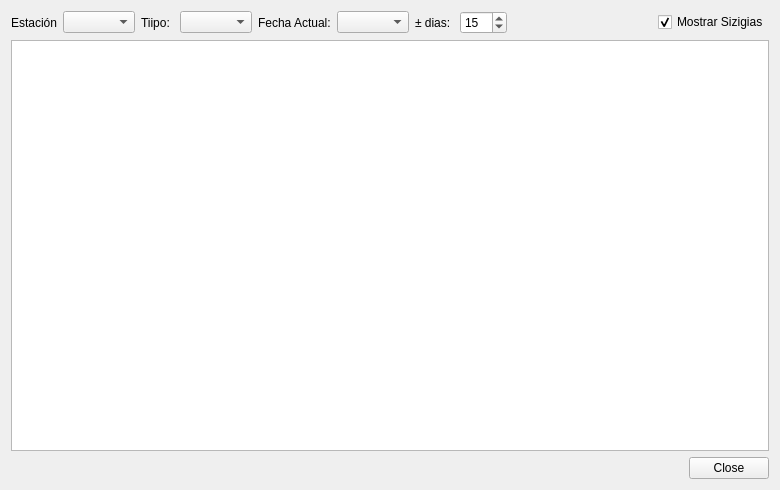
<?xml version="1.0" encoding="UTF-8"?>
<ui version="4.0">
 <class>weatherDisplayWidget</class>
 <widget class="QWidget" name="weatherDisplayWidget">
  <property name="geometry">
   <rect>
    <x>0</x>
    <y>0</y>
    <width>780</width>
    <height>490</height>
   </rect>
  </property>
  <property name="windowTitle">
   <string>Form</string>
  </property>
  <layout class="QVBoxLayout" name="verticalLayout">
   <item>
    <layout class="QHBoxLayout" name="horizontalLayout">
     <item>
      <widget class="QLabel" name="label_4">
       <property name="text">
        <string>Estación</string>
       </property>
      </widget>
     </item>
     <item>
      <widget class="QComboBox" name="cboEstacion"/>
     </item>
     <item>
      <widget class="QLabel" name="label_3">
       <property name="text">
        <string>Tiipo: </string>
       </property>
      </widget>
     </item>
     <item>
      <widget class="QComboBox" name="typeComboBox"/>
     </item>
     <item>
      <widget class="QLabel" name="label">
       <property name="text">
        <string>Fecha Actual:</string>
       </property>
      </widget>
     </item>
     <item>
      <widget class="QComboBox" name="comboBox"/>
     </item>
     <item>
      <widget class="QLabel" name="label_2">
       <property name="text">
        <string>± dias: </string>
       </property>
      </widget>
     </item>
     <item>
      <widget class="QSpinBox" name="daysSpinBox">
       <property name="minimum">
        <number>1</number>
       </property>
       <property name="maximum">
        <number>365</number>
       </property>
       <property name="value">
        <number>15</number>
       </property>
      </widget>
     </item>
     <item>
      <spacer name="horizontalSpacer">
       <property name="orientation">
        <enum>Qt::Horizontal</enum>
       </property>
       <property name="sizeHint" stdset="0">
        <size>
         <width>40</width>
         <height>20</height>
        </size>
       </property>
      </spacer>
     </item>
     <item>
      <widget class="QCheckBox" name="sizigiasCheckBox">
       <property name="text">
        <string>Mostrar Sizigias</string>
       </property>
       <property name="checked">
        <bool>true</bool>
       </property>
      </widget>
     </item>
    </layout>
   </item>
   <item>
    <widget class="FreezeTableWidget" name="tableView">
     <property name="editTriggers">
      <set>QAbstractItemView::NoEditTriggers</set>
     </property>
     <property name="alternatingRowColors">
      <bool>true</bool>
     </property>
     <property name="selectionBehavior">
      <enum>QAbstractItemView::SelectRows</enum>
     </property>
     <property name="sortingEnabled">
      <bool>false</bool>
     </property>
    </widget>
   </item>
   <item>
    <widget class="QDialogButtonBox" name="buttonBox">
     <property name="standardButtons">
      <set>QDialogButtonBox::Close</set>
     </property>
    </widget>
   </item>
  </layout>
 </widget>
 <customwidgets>
  <customwidget>
   <class>FreezeTableWidget</class>
   <extends>QTableView</extends>
   <header>freezetablewidget.h</header>
  </customwidget>
 </customwidgets>
 <resources/>
 <connections/>
</ui>
